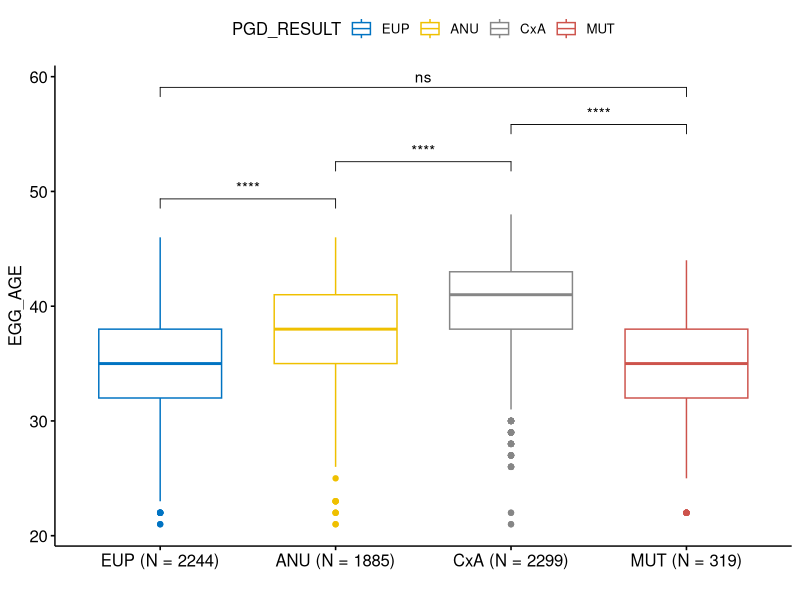
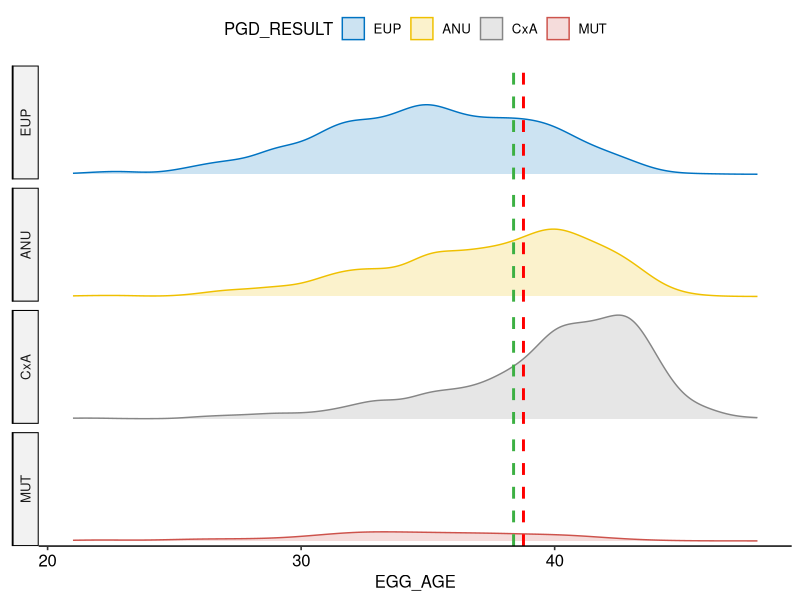
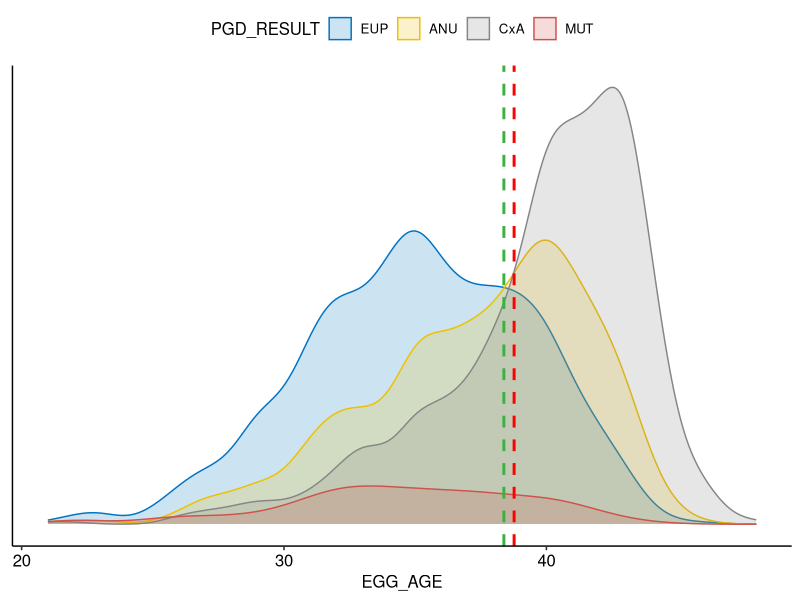
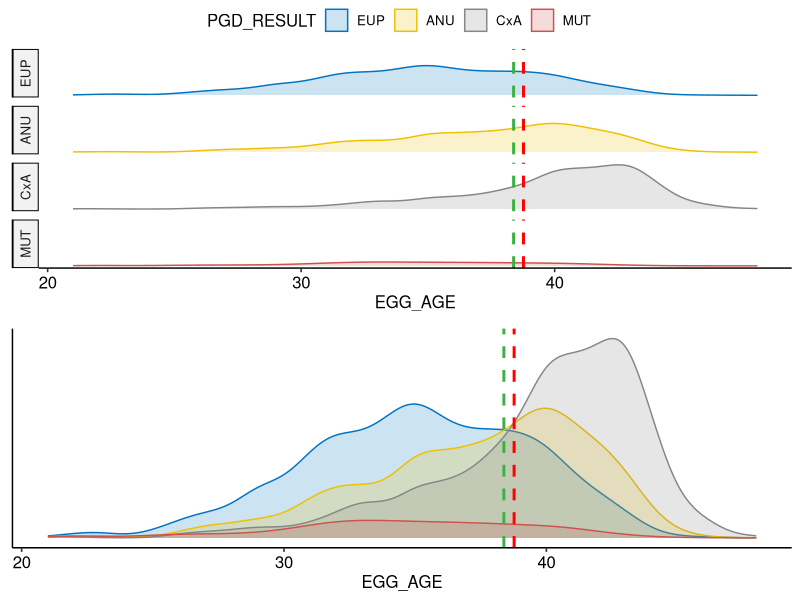
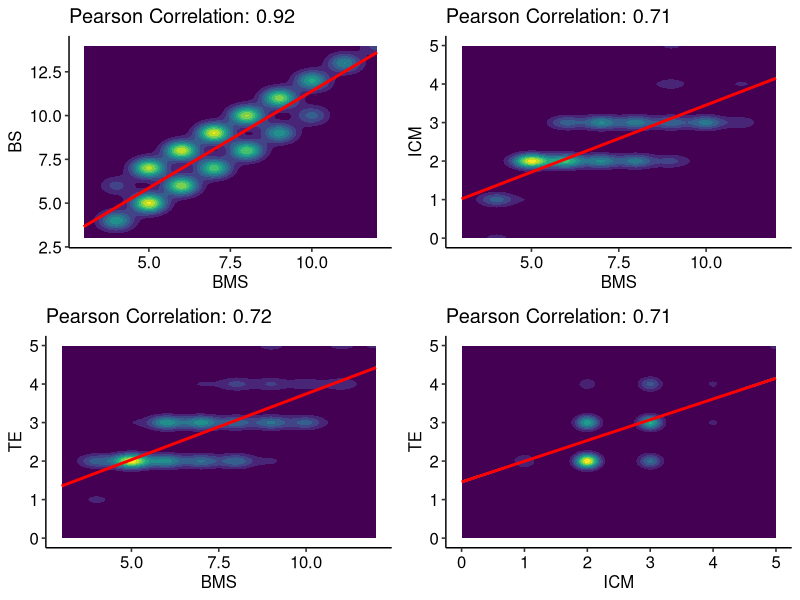
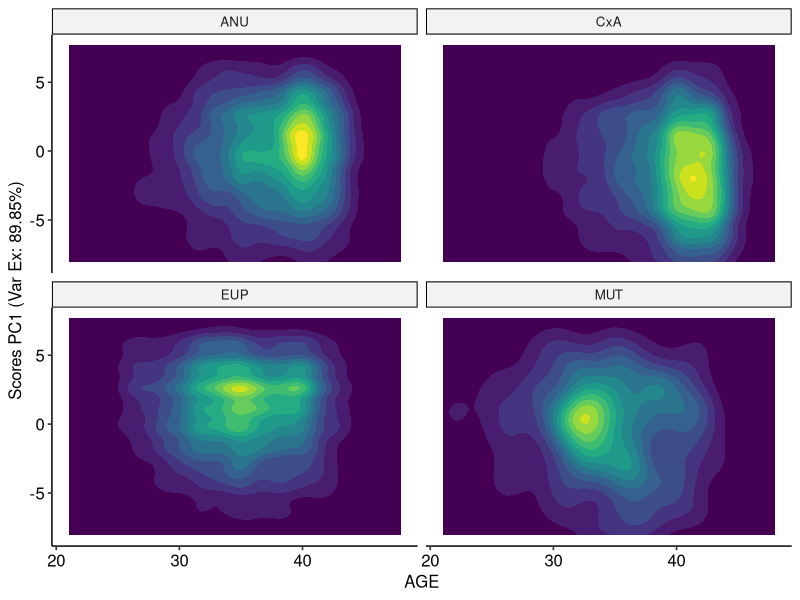

These charts were generated, in order, by the following R code:
## ---- chunk 1
knitr::opts_chunk$set(echo = TRUE)
## ---- chunk 2
library(readxl)
library(ggplot2)
library(ggsci)
library(dplyr)
library(ggpubr)
df = read_excel('Metadata.xlsx')
df$PGD_RESULT = factor(df$PGD_RESULT, levels = c("EUP", "ANU", "CxA", "MUT"))
df = df %>% filter(BX_DAY == 6)
colnames(df)[25] = "timepoint"

## ---- chunk 3
my_comparisons <- list( c("EUP", "ANU"), c("ANU", "CxA"), c("CxA", "MUT"), c("EUP", "MUT") ) # , c("EUP", "CxA"), c("ANU", "MUT")

counts = df %>% group_by(PGD_RESULT) %>% tally()

# boxplot
ggboxplot(df, x = "PGD_RESULT", y = "EGG_AGE", color = "PGD_RESULT", palette = 'jco') + 
  stat_compare_means(comparisons = my_comparisons, label = 'p.signif') +
  scale_x_discrete(labels = paste(counts$PGD_RESULT, " (N = ",counts$n,")", sep = "")) +
  xlab('')

## ---- chunk 4
p1 = ggplot(df, aes(EGG_AGE, fill = PGD_RESULT, color = PGD_RESULT)) +
  geom_density(aes(y=..count..),alpha = 0.2) + 
  scale_fill_jco() +
  scale_color_jco() +
  theme_pubr() +
  facet_grid(PGD_RESULT ~ ., switch="both") +
  geom_vline(xintercept = 38.38, linetype="dashed", color = "#3CB043", size = 1) + 
  geom_vline(xintercept = 38.77, linetype="dashed", color = "red", size = 1) +
  theme(axis.title.y=element_blank(),
        axis.text.y=element_blank(),
        axis.ticks.y=element_blank())

p2 = ggplot(df, aes(EGG_AGE, fill = PGD_RESULT, color = PGD_RESULT)) +
  geom_density(aes(y=..count..),alpha = 0.2) + 
  scale_fill_jco() +
  scale_color_jco() +
  theme_pubr() +
  geom_vline(xintercept = 38.38, linetype="dashed", color = "#3CB043", size = 1) + 
  geom_vline(xintercept = 38.77, linetype="dashed", color = "red", size = 1) +
  theme(axis.title.y=element_blank(),
        axis.text.y=element_blank(),
        axis.ticks.y=element_blank())

p1
p2
ggarrange(p1, p2, nrow=2, ncol = 1, common.legend = T)
## ---- chunk 5


dfn = read.csv('meta_numeric.csv')
numbers = dfn[,c(28,29,31,32)]
non_zero = rowSums(is.na(numbers)) == 0
mat = dfn[non_zero, c(28,29,31,32)] %>% as.matrix
mat.pca.model = prcomp(mat)


mat.df = mat %>% as.data.frame
t1 = cor.test(x = mat.df$BMS, y = mat.df$BS)
t2 = cor.test(x = mat.df$BMS, y = mat.df$ICM)
t3 = cor.test(x = mat.df$BMS, y = mat.df$TE)
t4 = cor.test(x = mat.df$ICM, y = mat.df$BS)



p1 = ggplot(mat.df, aes(x = BMS, y = BS)) +
  geom_density_2d_filled() +
  geom_smooth(method = "lm", color = "red", fill="#69b3a2", se = TRUE) +
  theme_pubr() +
  theme(legend.position='none') +
  ggtitle(paste("Pearson Correlation:", round(t1$estimate,2)))
p2 = ggplot(mat.df, aes(x = BMS, y = ICM)) +
  geom_density_2d_filled() +
  geom_smooth(method = "lm", color = "red", fill="#69b3a2", se = TRUE) +
  theme_pubr() +
  theme(legend.position='none') +
  ggtitle(paste("Pearson Correlation:", round(t2$estimate,2)))
p3 = ggplot(mat.df, aes(x = BMS, y = TE)) +
  geom_density_2d_filled() +
  geom_smooth(method = "lm", color = "red", fill="#69b3a2", se = TRUE) +
  theme_pubr() +
  theme(legend.position='none') +
  ggtitle(paste("Pearson Correlation:", round(t3$estimate,2)))
p4 = ggplot(mat.df, aes(x = ICM, y = TE)) +
  geom_density_2d_filled() +
  geom_smooth(method = "lm", color = "red", fill="#69b3a2", se = TRUE) +
  theme_pubr() +
  theme(legend.position='none') +
  ggtitle(paste("Pearson Correlation:", round(t4$estimate,2)))

ggarrange(p1, p2, p3, p4)

dfn.pca = mat.pca.model$x %>% as.data.frame()
dfn.pca$GROUP = dfn$PGD_RESULT[non_zero]
dfn.pca$AGE = dfn$EGG_AGE[non_zero]

dfn.pca.heatmap = dfn.pca %>%
  group_by(GROUP) %>%
  count(GROUP, PC1, PC2) %>%
  as.data.frame

ggplot(dfn.pca, aes(x = AGE, y = PC1)) +
  geom_density_2d_filled() +
  theme_pubr() +
  ylab('Scores PC1 (Var Ex: 89.85%)') + 
  #ylab('PC2 (Var Ex: 3.80%)') +
  facet_wrap(~GROUP) +
  theme(legend.position='none')

